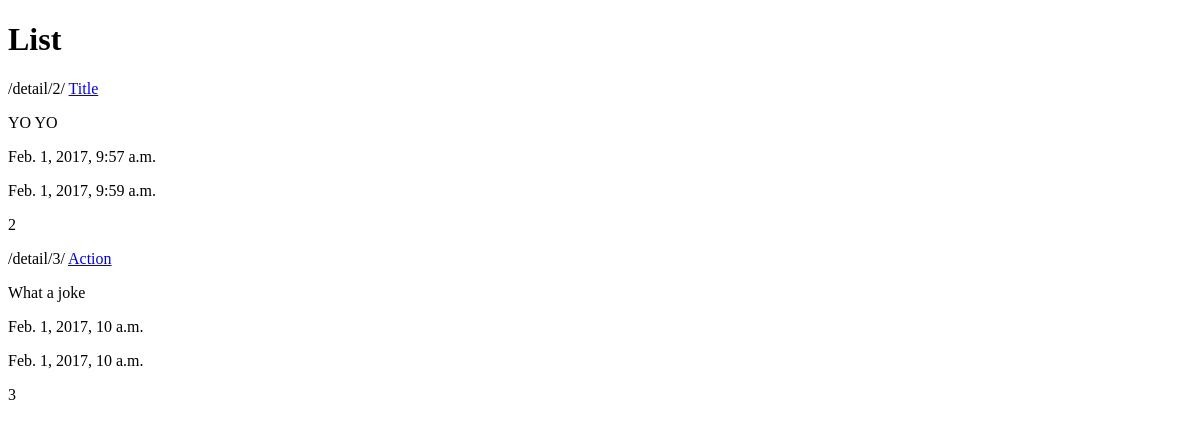
The page /list/ on the database as committed earlier.
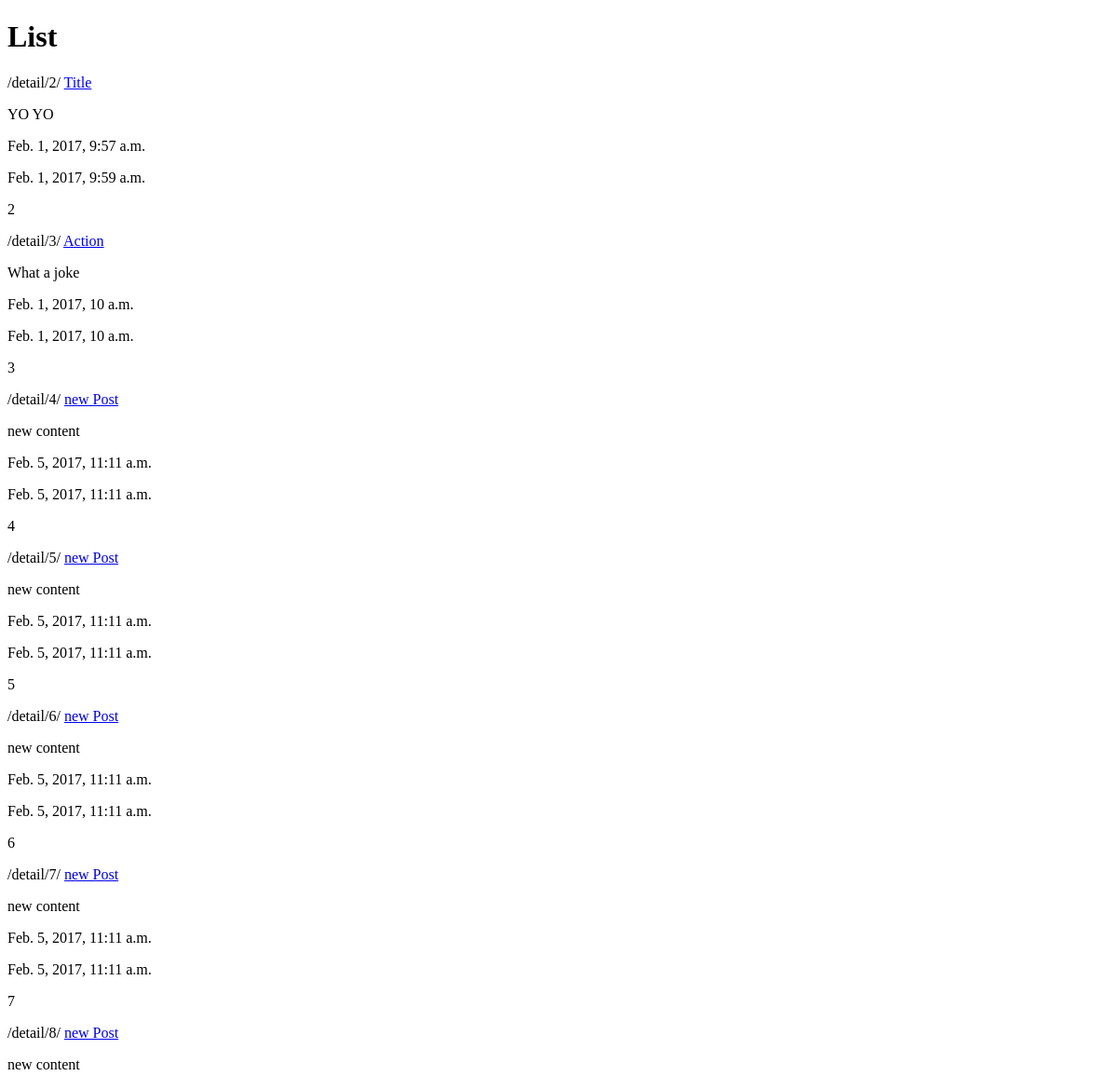
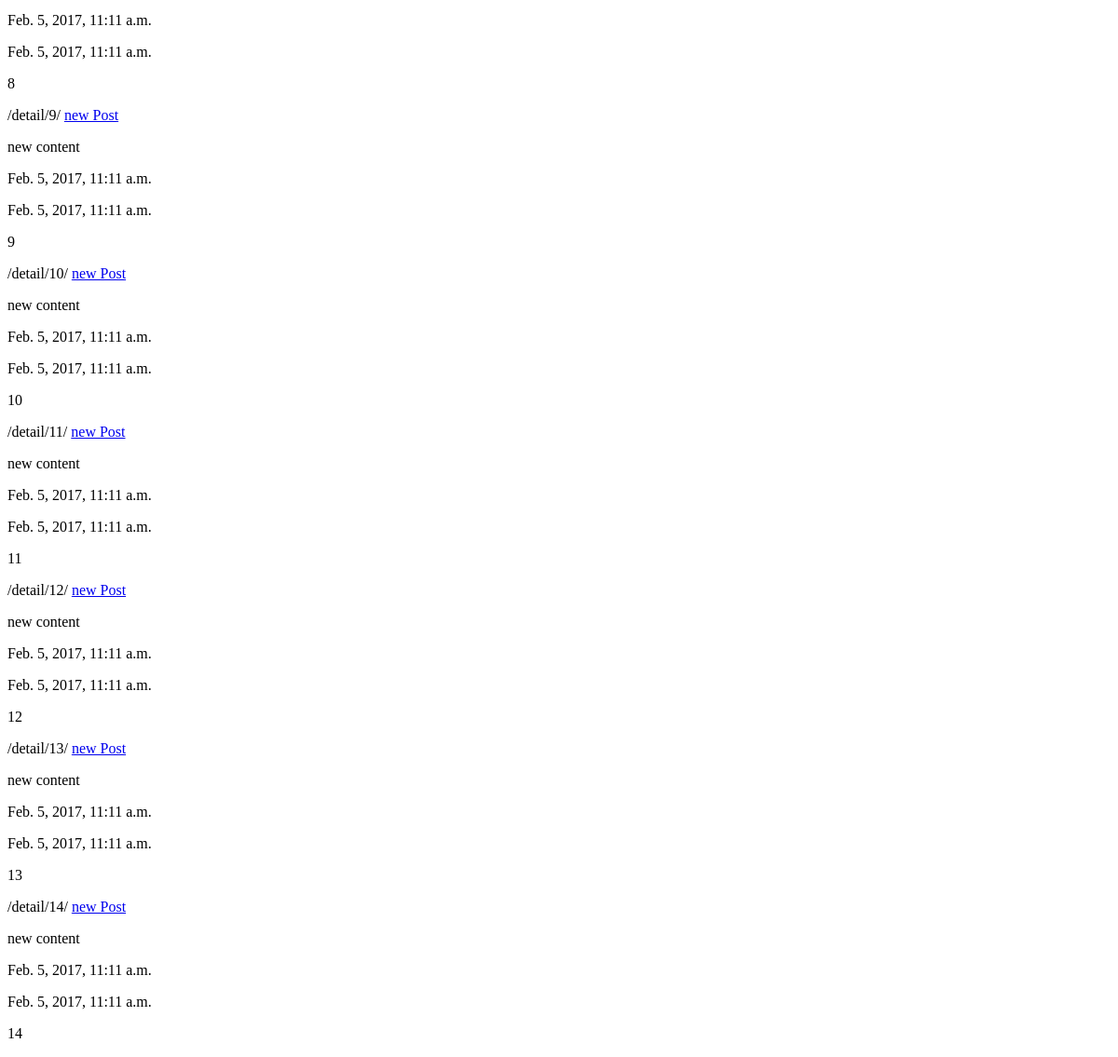
The same page on the database as committed later (2 pictures, top to bottom).
### posts/models.py (models this page shows, shortened)
class Post(models.Model):
    title = models.CharField(max_length = 120) # max_length = 120
    content = models.TextField()
    updated = models.DateTimeField(auto_now=True, auto_now_add=False)
    timestamp = models.DateTimeField(auto_now=False, auto_now_add=True)
    def get_absolute_url(self):
        return reverse("detail", kwargs={"id":self.id})

### posts/views.py (the view)
# urls.py: url(r'^list/$', post_list),
def post_list(request):#list items
    queryset = Post.objects.all()
    context = {
        "object_list" : queryset,
        "title": "List"
    }
    return render(request, "index.html", context)

### templates/index.html (shortened to what this page needs)
<!DOCTYPE html>
<html lang="en" xmlns="http://www.w3.org/1999/html">
<head>
</head>
<body>
<h1>{{title}}</h1>
 {% for obj in object_list %}
     {% url "detail" id=obj.id %}
    <a href={{ obj.get_absolute_url }}> {{ obj.title}}</a>
     <p>{{   obj.content }}</p>
     <p>{{  obj.timestamp }}<p/>
     <p>{{ obj.updated }} </p>
     <p>{{  obj.id }} </p>
    {% endfor %}
</body>
</html>

Rows that differ between the two databases and show on the page:
added Post: id "/detail/4/", title "new Post", content "new content", timestamp "Feb. 5, 2017, 11:11 a.m.", updated "Feb. 5, 2017, 11:11 a.m.", id "4"
added Post: id "/detail/5/", title "new Post", content "new content", timestamp "Feb. 5, 2017, 11:11 a.m.", updated "Feb. 5, 2017, 11:11 a.m.", id "5"
added Post: id "/detail/6/", title "new Post", content "new content", timestamp "Feb. 5, 2017, 11:11 a.m.", updated "Feb. 5, 2017, 11:11 a.m.", id "6"
added Post: id "/detail/7/", title "new Post", content "new content", timestamp "Feb. 5, 2017, 11:11 a.m.", updated "Feb. 5, 2017, 11:11 a.m.", id "7"
added Post: id "/detail/8/", title "new Post", content "new content", timestamp "Feb. 5, 2017, 11:11 a.m.", updated "Feb. 5, 2017, 11:11 a.m.", id "8"
added Post: id "/detail/9/", title "new Post", content "new content", timestamp "Feb. 5, 2017, 11:11 a.m.", updated "Feb. 5, 2017, 11:11 a.m.", id "9"
added Post: id "/detail/10/", title "new Post", content "new content", timestamp "Feb. 5, 2017, 11:11 a.m.", updated "Feb. 5, 2017, 11:11 a.m.", id "10"
added Post: id "/detail/11/", title "new Post", content "new content", timestamp "Feb. 5, 2017, 11:11 a.m.", updated "Feb. 5, 2017, 11:11 a.m.", id "11"
added Post: id "/detail/12/", title "new Post", content "new content", timestamp "Feb. 5, 2017, 11:11 a.m.", updated "Feb. 5, 2017, 11:11 a.m.", id "12"
added Post: id "/detail/13/", title "new Post", content "new content", timestamp "Feb. 5, 2017, 11:11 a.m.", updated "Feb. 5, 2017, 11:11 a.m.", id "13"
added Post: id "/detail/14/", title "new Post", content "new content", timestamp "Feb. 5, 2017, 11:11 a.m.", updated "Feb. 5, 2017, 11:11 a.m.", id "14"
